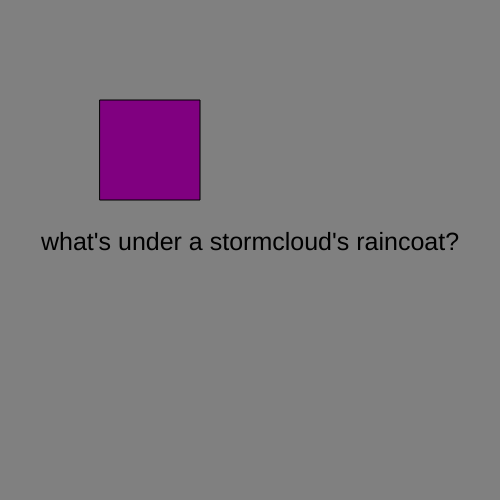
Frame 1 (no input)
Frame 60 (no input): identical to frame 1, image omitted
Frame 120 (the mouse pressed at the canvas centre since frame 60): identical to frame 1, image omitted

The p5.js sketch that drew this single still picture (run headless with seeded random() and noise() and a simulated clock; from frame 60 on, the mouse is pressed at the canvas centre):

// p5.js sketch
// ── sketch.js
let myState = 0;


function setup() {
  createCanvas(500, 500);
  textAlign(CENTER);
}

function draw() {

  switch (myState) {
    case 0:
    background('grey');
    fill('black');
    textSize(25);
    text("what's under a stormcloud's raincoat?", width/2, height/2);
    break;

    case 1:
    background('yellow');
    fill('black');
    textSize(48);
    text("thunderwear.", width/2, height/2);
    break;

  }

  fill('purple');
  rect(100, 100, 100, 100);

}


function mouseReleased() {

  if ((mouseX > 100) && (mouseX < 200) && (mouseY > 100) && (mouseY < 200)) {
    myState = (myState + 1) % 2;
  }

}
